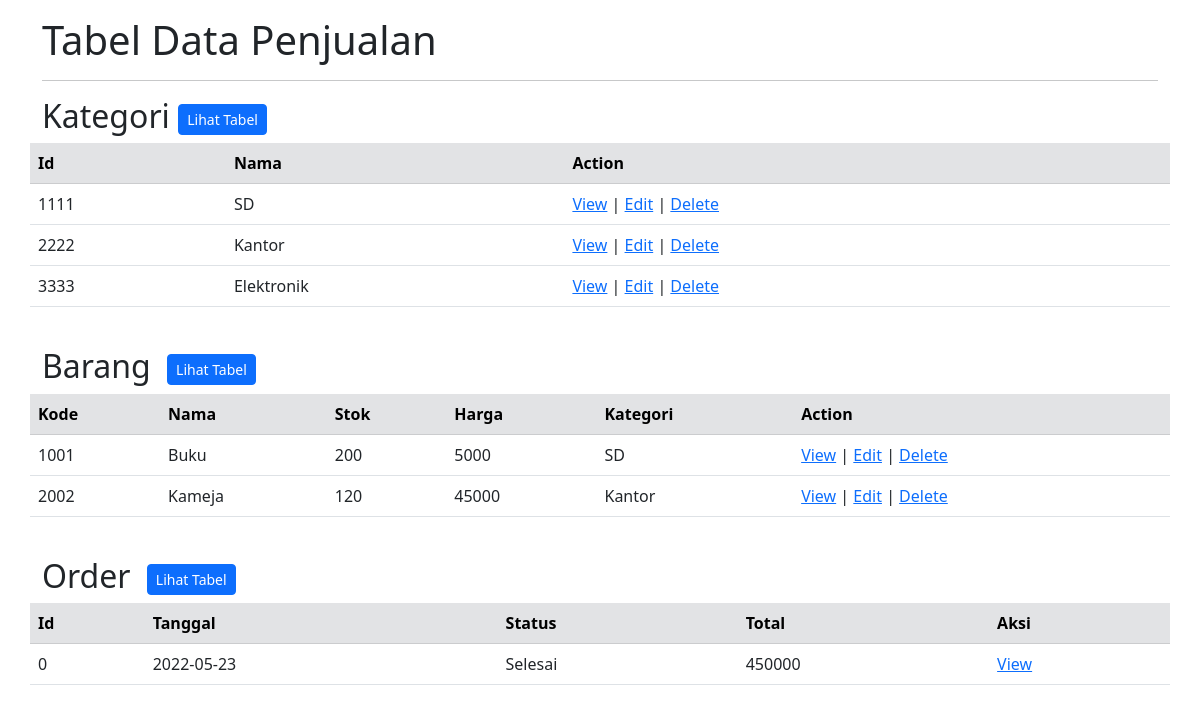
The page / on the database its author committed.
### tables this page shows
CREATE TABLE `kategori` (
  `id_kategori` int(11) NOT NULL,
  `nama` varchar(256) NOT NULL
);

CREATE TABLE `barang` (
  `kode_barang` varchar(256) NOT NULL,
  `nama` varchar(50) DEFAULT NULL,
  `stok` int(50) DEFAULT NULL,
  `harga` int(50) DEFAULT NULL,
  `id_kategori` int(11) NOT NULL
);

CREATE TABLE `orders` (
  `id_order` int(11) NOT NULL,
  `tanggal` date DEFAULT NULL,
  `status` varchar(50) DEFAULT NULL,
  `total` int(5) DEFAULT NULL
);

### index.php (the view, shortened to what this page needs)
<?php
    include_once("koneksi.php");
    $barang = mysqli_query($koneksi, "SELECT barang.*,kategori.nama as kategori FROM barang join kategori on barang.id_kategori = kategori.id_kategori");
    $kategori = mysqli_query($koneksi, "SELECT * FROM kategori");
    $order = mysqli_query($koneksi, "SELECT * FROM orders");
?>
<!doctype html>
<html lang="en">
  <head>
    <link href="https://cdn.jsdelivr.net/npm/bootstrap@5.2.0-beta1/dist/css/bootstrap.min.css" rel="stylesheet">
  </head>
  <body>
    <div class="container mt-3">
        <h1 class="my-3 ">
          Tabel Data Penjualan
</h1>
        <hr>
        <div class="col">
            <div class="row">
                <h2>Kategori <a href="kategori/" class="btn btn-primary btn-sm">Lihat Tabel</a></h2>
                <table class="table">
                  <thead class="table-secondary">
                    <tr>
                      <th scope="col">Id</th>
                      <th scope="col">Nama</th>
                      <th scope="col">Action</th>
                    </tr>
                  </thead>
                  <tbody>
                    <?php
                    while($data_kategori = mysqli_fetch_array($kategori)) {
                        echo "<tr>";
                        echo "<td>".$data_kategori['id_kategori']."</td>";
                        echo "<td>".$data_kategori['nama']."</td>";
                        echo "<td><a href='kategori/view.php?id_kategori=$data_kategori[id_kategori]'>View</a> | <a href='kategori/form.php?id_kategori=$data_kategori[id_kategori]'>Edit</a> | <a href='kategori/delete.php?id_kategori=$data_kategori[id_kategori]'>Delete</a></td></tr>";
                    }
                    ?>
                  </tbody>
                </table>
            </div><br>
            <div class="row">
                <h2>Barang <a href="barang/" class="btn btn-primary btn-sm ms-2">Lihat Tabel</a></h2>
                <table class="table">
                  <thead class="table-secondary">
                    <tr>
                      <th scope="col">Kode</th>
                      <th scope="col">Nama</th>
                      <th scope="col">Stok</th>
                      <th scope="col">Harga</th>
                      <th scope="col">Kategori</th>
                      <th scope="col">Action</th>
                    </tr>
                  </thead>
                  <tbody>
                    <?php
                    while($data_barang = mysqli_fetch_array($barang)) {
                        echo "<tr>";
                        echo "<td>".$data_barang['kode_barang']."</td>";
                        echo "<td>".$data_barang['nama']."</td>";
                        echo "<td>".$data_barang['stok']."</td>";
                        echo "<td>".$data_barang['harga']."</td>";
                        echo "<td>".$data_barang['kategori']."</td>";
                        echo "<td><a href='barang/view.php?kode_barang=$data_barang[kode_barang]'>View</a> | <a href='barang/form.php?kode_barang=$data_barang[kode_barang]'>Edit</a> | <a href='barang/delete.php?kode_barang=$data_barang[kode_barang]'>Delete</a></td></tr>";
                    }
                    ?>
                  </tbody>
                </table>
            </div><br>
            <div class="row">
                <h2>Order <a href="order/"class="btn btn-primary btn-sm ms-2">Lihat Tabel</a></h2>
                <table class="table">
                  <thead class="table-secondary">
                    <tr>
                      <th scope="col">Id</th>
                      <th scope="col">Tanggal</th>
                      <th scope="col">Status</th>
                      <th scope="col">Total</th>
                      <th scope="col">Aksi</th>
                    </tr>
                  </thead>
                  <tbody>
                    <?php
                    while($data_order = mysqli_fetch_array($order)) {
                        echo "<tr>";
                        echo "<td>".$data_order['id_order']."</td>";
                        echo "<td>".$data_order['tanggal']."</td>";
                        echo "<td>".$data_order['status']."</td>";
                        echo "<td>".$data_order['total']."</td>";
                        echo "<td><a href='order/view.php?id_order=$data_order[id_order]'>View</a></td></tr>";
                    }
                    ?>
                  </tbody>
                </table>
            </div>
        </div>
    </div>
  </body>
</html>

### rows shown on the page
kategori: id_kategori "1111", nama "SD"
kategori: id_kategori "2222", nama "Kantor"
kategori: id_kategori "3333", nama "Elektronik"
barang: kode_barang "1001", nama "Buku", stok "200", harga "5000", id_kategori.nama "SD"
barang: kode_barang "2002", nama "Kameja", stok "120", harga "45000", id_kategori.nama "Kantor"
orders: id_order "0", tanggal "2022-05-23", status "Selesai", total "450000"
